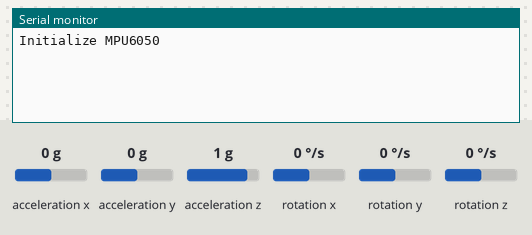
Bench run of a sketch on a simulated Arduino Uno, built with avr-gcc and run on an emulated ATmega328P. Shown: the last lines printed to the serial monitor. The test bench sets the inputs (shaded band); at power-on: acceleration x 0 g, acceleration y 0 g, acceleration z 1 g, rotation x 0 °/s, rotation y 0 °/s, rotation z 0 °/s.

Above: at 1.2 s.
1.3 s: acceleration x set to -1.4 g
At 1.8 s:
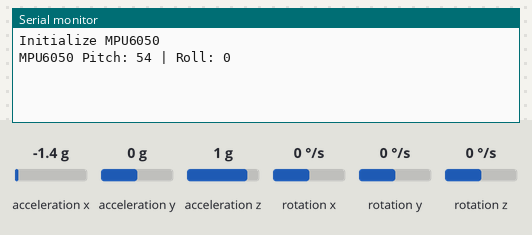
2.8 s: acceleration y set to -1.4 g
At 4.0 s:
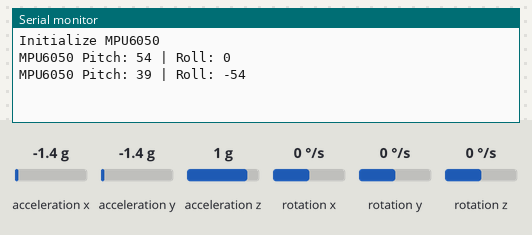
4.3 s: acceleration z set to -1.4 g
At 5.2 s:
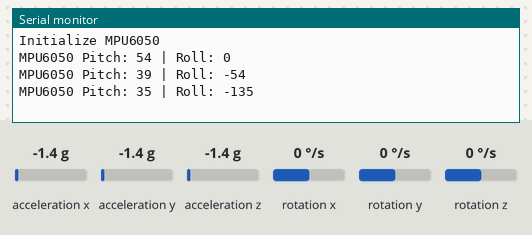

Measured:
- after the input at 1.3 s, the serial monitor: prints a new line at once (image 1)
- after the input at 2.8 s, the serial monitor: prints a new line at once (image 2)
- after the input at 4.3 s, the serial monitor: prints a new line at once (image 3)

The sketch:

MPU6050_Joystick_Prototip_2.ino
```cpp
#include <MPU6050.h>

MPU6050 mpu;

const byte MPU_Sensvity = 3;

int pitch = 0;
int roll = 0;
int pitch_prev = 0;
int roll_prev = 0;

struct MPU6050_Struct{
  int pitch;
  int roll;
};

MPU6050_Struct mpu6050 = {0, 0};

void setup() {
  Serial.begin(9600);

  Serial.println("Initialize MPU6050");
  while(!mpu.begin(MPU6050_SCALE_2000DPS, MPU6050_RANGE_2G))
  {
    Serial.println("Could not find a valid MPU6050 sensor, check wiring!");
    delay(500);
  }
}

void loop() {
  directionControl();
}

void directionControl(){
  Vector normAccel = mpu.readNormalizeAccel();

  // Calculate Pitch & Roll
  pitch = -(atan2(normAccel.XAxis, sqrt(normAccel.YAxis*normAccel.YAxis + normAccel.ZAxis*normAccel.ZAxis))*180.0)/M_PI;
  roll = (atan2(normAccel.YAxis, normAccel.ZAxis)*180.0)/M_PI;

  if(!((pitch < (pitch_prev + MPU_Sensvity)) && (pitch > (pitch_prev - MPU_Sensvity)))){
    mpu6050.pitch = pitch;
    mpu6050.roll = roll;
    Serial.println("MPU6050 Pitch: " + String(mpu6050.pitch) + " | Roll: " + String(mpu6050.roll));
    //radio.write(&kumanda, sizeof(Kumanda));
    pitch_prev = pitch;
    roll_prev = roll;
    digitalWrite(2, HIGH);
    delay(100);
    digitalWrite(2, LOW);
  }

  if(!((roll < (roll_prev + MPU_Sensvity)) && (roll > (roll_prev - MPU_Sensvity)))){
    mpu6050.pitch = pitch;
    mpu6050.roll = roll;
    Serial.println("MPU6050 Pitch: " + String(mpu6050.pitch) + " | Roll: " + String(mpu6050.roll));
    //radio.write(&kumanda, sizeof(Kumanda));
    pitch_prev = pitch;
    roll_prev = roll;
    digitalWrite(2, HIGH);
    delay(100);
    digitalWrite(2, LOW);
  }
}
```
